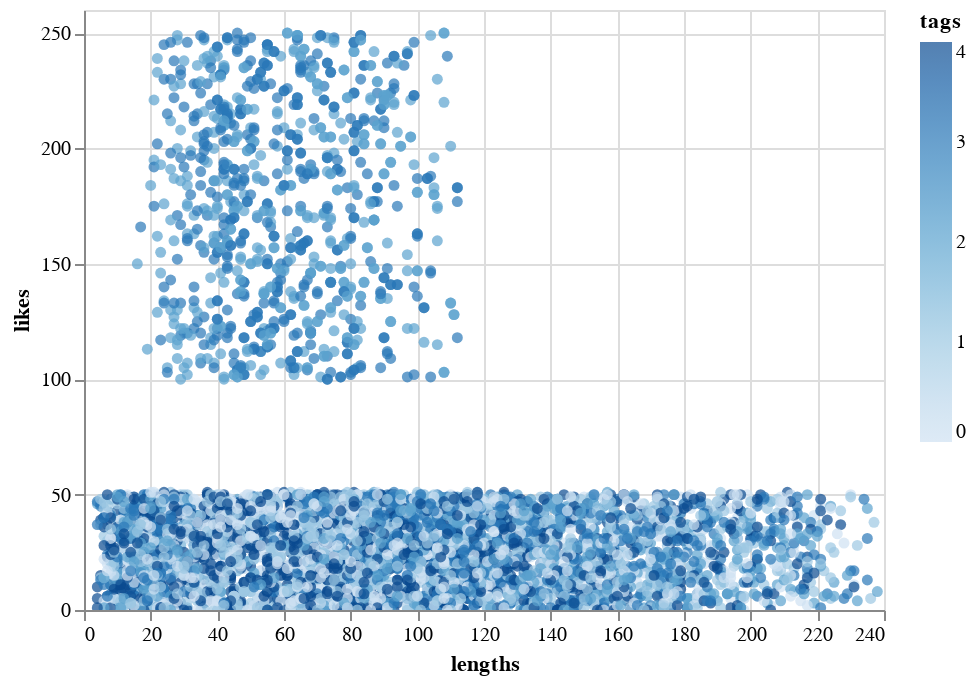

Notebook cell for this chart:
### Code cell
altair.data_transformers.disable_max_rows()
# load a simple dataset as a pandas DataFrame
altair.Chart(frame).mark_circle().encode(
    x='lengths',
    y='likes',
    color='tags',
    tooltip=['lengths', 'likes', 'tags']
).interactive()

### Figure 1 — Vega-Lite specification as saved in the notebook (floating-point values rounded to 4 significant figures; data arrays with more than 128 entries replaced by an {"elided": "..."} marker saying what was removed)
{"config": {"view": {"continuousWidth": 400, "continuousHeight": 300}}, "data": {"name": "data-d70a32a5414864f231ffe8208432bf33"}, "mark": "circle", "encoding": {"color": {"type": "quantitative", "field": "tags"}, "tooltip": [{"type": "quantitative", "field": "lengths"}, {"type": "quantitative", "field": "likes"}, {"type": "quantitative", "field": "tags"}], "x": {"type": "quantitative", "field": "lengths"}, "y": {"type": "quantitative", "field": "likes"}}, "selection": {"selector001": {"type": "interval", "bind": "scales", "encodings": ["x", "y"]}}, "$schema": "https://vega.github.io/schema/vega-lite/v4.8.1.json", "datasets": {"data-d70a32a5414864f231ffe8208432bf33": {"elided": "6238 records"}}}
